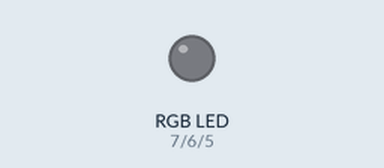
This sketch was run on a simulated Arduino Uno, built with avr-gcc and run on an emulated ATmega328P. On the bench: an RGB LED mixed from three pins (HIGH = lit).

Above: at 0.1 s.
At 0.32 s:
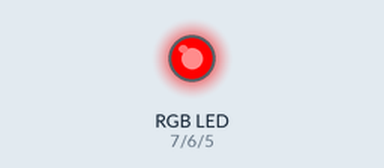
At 0.7 s:
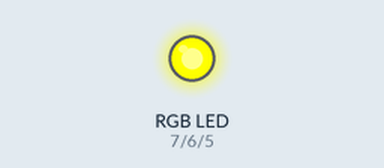
At 1.15 s:
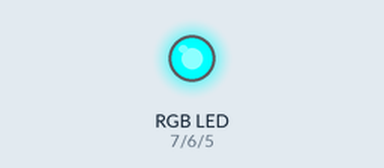
At 1.52 s:
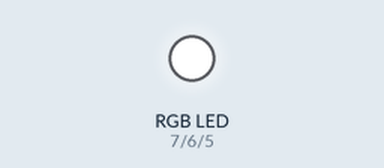
At 2.45 s:
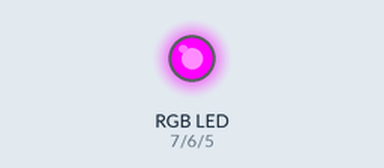
Timing chart, 0 to 3.0 s (numbered marks = the images above):
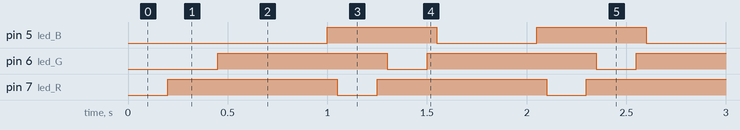

The sketch:

ff_7_troqueCorRGB.ino
```cpp
// Projeto 6 - Luzes Coloridas

int led_R = 7;
int led_G = 6;
int led_B = 5;
int pot = A0;

int valorPot;

void setup(){
  pinMode(led_R, OUTPUT);
  pinMode(led_G, OUTPUT);
  pinMode(led_B, OUTPUT);
//  apagaLed();
}

void loop(){
  digitalWrite(led_R, INPUT);
  delay(200);
  digitalWrite(led_R, OUTPUT);
  delay(50);
  digitalWrite(led_G, INPUT);
  delay(200);
  digitalWrite(led_G, OUTPUT);
  delay(50);
  digitalWrite(led_B, INPUT);
  delay(500);
  digitalWrite(led_B, OUTPUT);
  delay(50);
}
/* -----------------------------------
void loop(){
  valorPot = analogRead(pot);
  if(valorPot >= 0 && valorPot <=256){
    apagaLed();
  }
  if(valorPot > 256 && valorPot <= 512){
    acendeVermelho();
  }
  if(valorPot > 512 && valorPot <= 768){
    acendeVermelho();
  }
  if(valorPot > 768 && valorPot <= 1023){
    acendeAzul();
  }
}
--------------------------------- */
/*
void acendeVermelho()
{
  digitalWrite(led_R, HIGH);
  digitalWrite(led_G, LOW);
  digitalWrite(led_B, LOW);
}

void acendeVerde()
{
  digitalWrite(led_R, LOW);
  digitalWrite(led_G, HIGH);
  digitalWrite(led_B, LOW);
}

void acendeAzul()
{
  digitalWrite(led_R, LOW);
  digitalWrite(led_G, HIGH);
  digitalWrite(led_B, LOW);
}

void apagaLed()
{
  digitalWrite(led_R, LOW);
  digitalWrite(led_G, LOW);
  digitalWrite(led_B, LOW);
}
*/
```

Measured:
- by itself, pin 5 (led_B): alternates HIGH for 0.55 s and LOW for 0.50 s
- by itself, pin 6 (led_G), pin 7 (led_R): alternates HIGH for 0.85 s and LOW for 0.20 s
